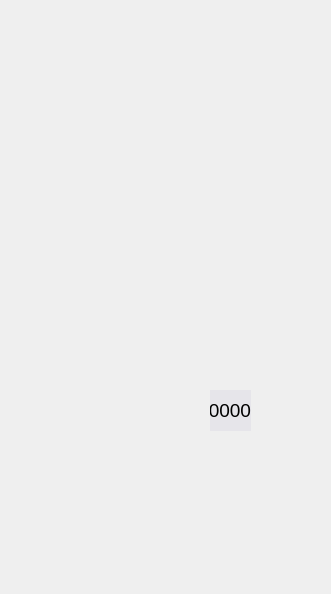
<?xml version="1.0" encoding="UTF-8"?>
<ui version="4.0">
 <class>phone_screen</class>
 <widget class="QMainWindow" name="phone_screen">
  <property name="geometry">
   <rect>
    <x>0</x>
    <y>0</y>
    <width>331</width>
    <height>594</height>
   </rect>
  </property>
  <property name="windowTitle">
   <string>Zapchat - SMS</string>
  </property>
  <property name="windowIcon">
   <iconset>
    <normaloff>../res/icon/Zapchat-icon.png</normaloff>../res/icon/Zapchat-icon.png</iconset>
  </property>
  <widget class="QWidget" name="centralwidget">
   <widget class="QLabel" name="auth_BG">
    <property name="geometry">
     <rect>
      <x>0</x>
      <y>-30</y>
      <width>331</width>
      <height>631</height>
     </rect>
    </property>
    <property name="text">
     <string/>
    </property>
    <property name="pixmap">
     <pixmap>../res/img/sms_auth.jpg</pixmap>
    </property>
    <property name="scaledContents">
     <bool>true</bool>
    </property>
   </widget>
   <widget class="QLabel" name="auth_code_lable">
    <property name="geometry">
     <rect>
      <x>210</x>
      <y>390</y>
      <width>41</width>
      <height>41</height>
     </rect>
    </property>
    <property name="font">
     <font>
      <pointsize>14</pointsize>
     </font>
    </property>
    <property name="styleSheet">
     <string notr="true">background-color: rgb(230, 229, 234);</string>
    </property>
    <property name="text">
     <string>0000</string>
    </property>
    <property name="alignment">
     <set>Qt::AlignRight|Qt::AlignTrailing|Qt::AlignVCenter</set>
    </property>
   </widget>
  </widget>
 </widget>
 <resources/>
 <connections/>
</ui>
